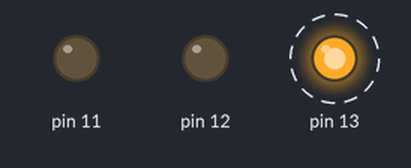
Simulated run of this sketch. Board: Arduino Uno, built with avr-gcc and run on an emulated ATmega328P. Parts: output pins drawn as LEDs (lit = HIGH). Dashed ring = blinking.

Above: at 0.1 s.
Timing chart, 0 to 3.0 s (numbered marks = the images above):
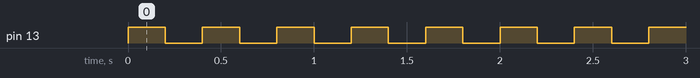

Measured:
- by itself, pin 13: alternates HIGH for 0.20 s and LOW for 0.20 s

The sketch:

sketch_2.ino
```cpp
void setup() {
  // put your setup code here, to run once:
pinMode(13, OUTPUT);
pinMode(12, OUTPUT);
pinMode(11, OUTPUT);

}

void loop() {
  // put your main code here, to run repeatedly:
digitalWrite(13,HIGH);
delay(200);
digitalWrite(13,LOW);
delay(200);
}
```
